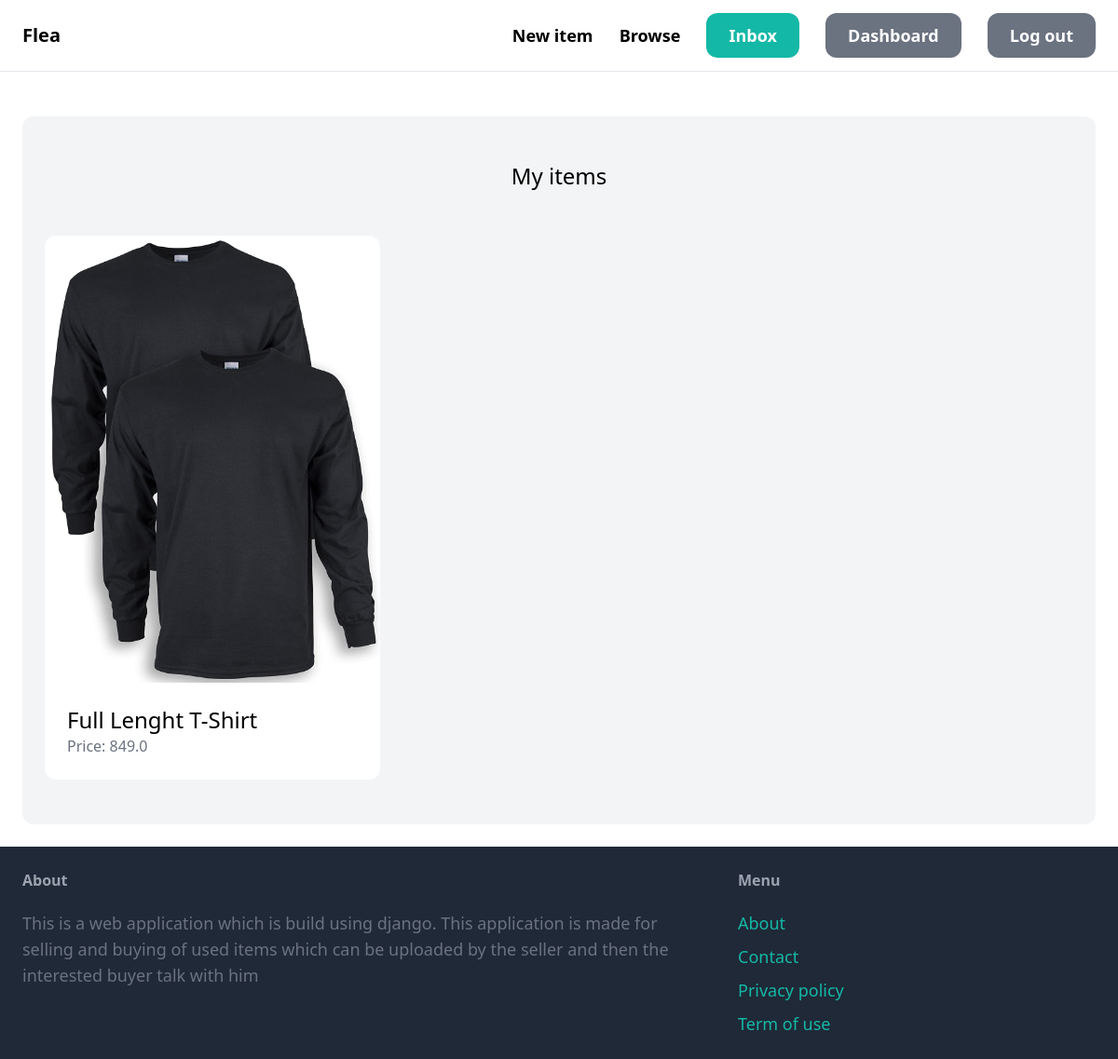
/dashboard/ (signed in), run on the app's committed database.
### item/models.py (models this page shows, shortened)
class Item(models.Model):
    category = models.ForeignKey(Category, related_name='items', on_delete=models.CASCADE)
    name = models.CharField(max_length=255)
    description = models.TextField(blank=True, null=True)
    price = models.FloatField()
    image = models.ImageField(upload_to='item_images', blank=True, null=True)
    is_sold = models.BooleanField(default=False)
    created_by = models.ForeignKey(User, related_name='items', on_delete=models.CASCADE)
    created_at = models.DateTimeField(auto_now_add=True)

### dashboard/views.py (the view)
# urls.py: path('', views.index, name='index'),
@login_required
def index(request):
    items = Item.objects.filter(created_by=request.user)
    return render(request, 'dashboard/index.html', {
        'items': items,
    })

### dashboard/templates/dashboard/index.html (shortened to what this page needs)
{% extends 'core/base.html' %}
{% block content %}
    <div class="mt-6 px-6 py-12 bg-gray-100 rounded-xl">
        <h2 class="mb-12 text-2xl text-center">My items</h2>
        <div class="grid grid-cols-3 gap-3">
            {% for item in items %}
                <div>
                    <a href="{% url 'item:detail' item.id %}">
                        <div>
                            <img src="{{ item.image.url }}" class="rounded-t-xl">
                        </div>
                        <div class="p-6 bg-white rounded-b-xl">
                            <h2 class="text-2xl">{{ item.name }}</h2>
                            <p class="text-gray-500">Price: {{ item.price }}</p>
                        </div>
                    </a>
                </div>
            {% endfor %}
        </div>
    </div>
{% endblock %}

### data on the page
Item: image (picture), name "Full Lenght T-Shirt", price "849.0"
